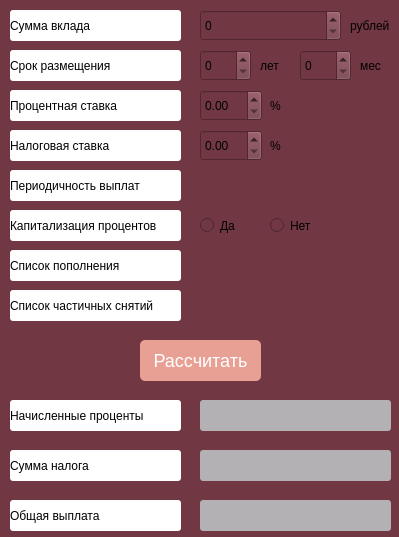
<?xml version="1.0" encoding="UTF-8"?>
<ui version="4.0">
 <class>Deposit</class>
 <widget class="QWidget" name="Deposit">
  <property name="geometry">
   <rect>
    <x>0</x>
    <y>0</y>
    <width>399</width>
    <height>537</height>
   </rect>
  </property>
  <property name="windowTitle">
   <string>Form</string>
  </property>
  <property name="styleSheet">
   <string notr="true">background-color:rgb(113, 56, 67);</string>
  </property>
  <widget class="QLabel" name="label">
   <property name="geometry">
    <rect>
     <x>10</x>
     <y>10</y>
     <width>171</width>
     <height>31</height>
    </rect>
   </property>
   <property name="styleSheet">
    <string notr="true">background-color: rgb(255, 255, 255);
color: rgb(0, 0, 0);
border-radius:3px;</string>
   </property>
   <property name="text">
    <string>Сумма вклада</string>
   </property>
  </widget>
  <widget class="QLabel" name="label_2">
   <property name="geometry">
    <rect>
     <x>10</x>
     <y>50</y>
     <width>171</width>
     <height>31</height>
    </rect>
   </property>
   <property name="styleSheet">
    <string notr="true">background-color: rgb(255, 255, 255);
color: rgb(0, 0, 0);
border-radius:3px;</string>
   </property>
   <property name="text">
    <string>Срок размещения</string>
   </property>
  </widget>
  <widget class="QLabel" name="label_3">
   <property name="geometry">
    <rect>
     <x>10</x>
     <y>90</y>
     <width>171</width>
     <height>31</height>
    </rect>
   </property>
   <property name="styleSheet">
    <string notr="true">background-color: rgb(255, 255, 255);
color: rgb(0, 0, 0);
border-radius:3px;</string>
   </property>
   <property name="text">
    <string>Процентная ставка</string>
   </property>
  </widget>
  <widget class="QLabel" name="label_4">
   <property name="geometry">
    <rect>
     <x>10</x>
     <y>130</y>
     <width>171</width>
     <height>31</height>
    </rect>
   </property>
   <property name="styleSheet">
    <string notr="true">background-color: rgb(255, 255, 255);
color: rgb(0, 0, 0);
border-radius:3px;</string>
   </property>
   <property name="text">
    <string>Налоговая ставка</string>
   </property>
  </widget>
  <widget class="QLabel" name="label_5">
   <property name="geometry">
    <rect>
     <x>10</x>
     <y>170</y>
     <width>171</width>
     <height>31</height>
    </rect>
   </property>
   <property name="styleSheet">
    <string notr="true">background-color: rgb(255, 255, 255);
color: rgb(0, 0, 0);
border-radius:3px;</string>
   </property>
   <property name="text">
    <string>Периодичность выплат</string>
   </property>
  </widget>
  <widget class="QLabel" name="label_6">
   <property name="geometry">
    <rect>
     <x>10</x>
     <y>210</y>
     <width>171</width>
     <height>31</height>
    </rect>
   </property>
   <property name="styleSheet">
    <string notr="true">background-color: rgb(255, 255, 255);
color: rgb(0, 0, 0);
border-radius:3px;</string>
   </property>
   <property name="text">
    <string>Капитализация процентов</string>
   </property>
  </widget>
  <widget class="QLabel" name="label_7">
   <property name="geometry">
    <rect>
     <x>10</x>
     <y>250</y>
     <width>171</width>
     <height>31</height>
    </rect>
   </property>
   <property name="styleSheet">
    <string notr="true">background-color: rgb(255, 255, 255);
color: rgb(0, 0, 0);
border-radius:3px;</string>
   </property>
   <property name="text">
    <string>Список пополнения</string>
   </property>
  </widget>
  <widget class="QLabel" name="label_8">
   <property name="geometry">
    <rect>
     <x>10</x>
     <y>290</y>
     <width>171</width>
     <height>31</height>
    </rect>
   </property>
   <property name="styleSheet">
    <string notr="true">background-color: rgb(255, 255, 255);
color: rgb(0, 0, 0);
border-radius:3px;</string>
   </property>
   <property name="text">
    <string>Список частичных снятий</string>
   </property>
  </widget>
  <widget class="QSpinBox" name="sum">
   <property name="geometry">
    <rect>
     <x>200</x>
     <y>10</y>
     <width>141</width>
     <height>31</height>
    </rect>
   </property>
   <property name="maximum">
    <number>1000000000</number>
   </property>
  </widget>
  <widget class="QLabel" name="label_9">
   <property name="geometry">
    <rect>
     <x>350</x>
     <y>10</y>
     <width>51</width>
     <height>31</height>
    </rect>
   </property>
   <property name="text">
    <string>рублей</string>
   </property>
  </widget>
  <widget class="QSpinBox" name="years">
   <property name="geometry">
    <rect>
     <x>200</x>
     <y>50</y>
     <width>51</width>
     <height>31</height>
    </rect>
   </property>
   <property name="maximum">
    <number>15</number>
   </property>
  </widget>
  <widget class="QSpinBox" name="mounths">
   <property name="geometry">
    <rect>
     <x>300</x>
     <y>50</y>
     <width>51</width>
     <height>31</height>
    </rect>
   </property>
   <property name="maximum">
    <number>11</number>
   </property>
  </widget>
  <widget class="QLabel" name="label_10">
   <property name="geometry">
    <rect>
     <x>260</x>
     <y>55</y>
     <width>31</width>
     <height>21</height>
    </rect>
   </property>
   <property name="text">
    <string>лет</string>
   </property>
  </widget>
  <widget class="QLabel" name="label_11">
   <property name="geometry">
    <rect>
     <x>360</x>
     <y>50</y>
     <width>31</width>
     <height>31</height>
    </rect>
   </property>
   <property name="text">
    <string>мес</string>
   </property>
  </widget>
  <widget class="QDoubleSpinBox" name="stavka">
   <property name="geometry">
    <rect>
     <x>200</x>
     <y>90</y>
     <width>62</width>
     <height>31</height>
    </rect>
   </property>
   <property name="maximum">
    <double>10.000000000000000</double>
   </property>
  </widget>
  <widget class="QLabel" name="label_12">
   <property name="geometry">
    <rect>
     <x>270</x>
     <y>95</y>
     <width>21</width>
     <height>21</height>
    </rect>
   </property>
   <property name="text">
    <string>%</string>
   </property>
  </widget>
  <widget class="QLabel" name="label_13">
   <property name="geometry">
    <rect>
     <x>270</x>
     <y>135</y>
     <width>21</width>
     <height>21</height>
    </rect>
   </property>
   <property name="text">
    <string>%</string>
   </property>
  </widget>
  <widget class="QDoubleSpinBox" name="nalog">
   <property name="geometry">
    <rect>
     <x>200</x>
     <y>130</y>
     <width>62</width>
     <height>31</height>
    </rect>
   </property>
   <property name="maximum">
    <double>10.000000000000000</double>
   </property>
  </widget>
  <widget class="QPushButton" name="calculate">
   <property name="geometry">
    <rect>
     <x>140</x>
     <y>340</y>
     <width>121</width>
     <height>41</height>
    </rect>
   </property>
   <property name="styleSheet">
    <string notr="true">QPushButton {
    border-radius:  5px;
    background-color: rgb(232, 159, 148);
    color:  rgb(255, 255, 255);
    font-size:  18px;
}

QPushButton:pressed {
    background-color:  rgb(169, 90, 81);
}</string>
   </property>
   <property name="text">
    <string>Рассчитать</string>
   </property>
  </widget>
  <widget class="QLabel" name="label_14">
   <property name="geometry">
    <rect>
     <x>10</x>
     <y>400</y>
     <width>171</width>
     <height>31</height>
    </rect>
   </property>
   <property name="styleSheet">
    <string notr="true">background-color: rgb(255, 255, 255);
color: rgb(0, 0, 0);
border-radius:3px;</string>
   </property>
   <property name="text">
    <string>Начисленные проценты</string>
   </property>
  </widget>
  <widget class="QLabel" name="label_15">
   <property name="geometry">
    <rect>
     <x>10</x>
     <y>450</y>
     <width>171</width>
     <height>31</height>
    </rect>
   </property>
   <property name="styleSheet">
    <string notr="true">background-color: rgb(255, 255, 255);
color: rgb(0, 0, 0);
border-radius:3px;</string>
   </property>
   <property name="text">
    <string>Сумма налога</string>
   </property>
  </widget>
  <widget class="QLabel" name="label_16">
   <property name="geometry">
    <rect>
     <x>10</x>
     <y>500</y>
     <width>171</width>
     <height>31</height>
    </rect>
   </property>
   <property name="styleSheet">
    <string notr="true">background-color: rgb(255, 255, 255);
color: rgb(0, 0, 0);
border-radius:3px;</string>
   </property>
   <property name="text">
    <string>Общая выплата</string>
   </property>
  </widget>
  <widget class="QLabel" name="dohod">
   <property name="geometry">
    <rect>
     <x>200</x>
     <y>400</y>
     <width>191</width>
     <height>31</height>
    </rect>
   </property>
   <property name="styleSheet">
    <string notr="true">background-color: rgb(179, 177, 180);
border-radius:3px;</string>
   </property>
   <property name="text">
    <string/>
   </property>
  </widget>
  <widget class="QLabel" name="nalogi">
   <property name="geometry">
    <rect>
     <x>200</x>
     <y>450</y>
     <width>191</width>
     <height>31</height>
    </rect>
   </property>
   <property name="styleSheet">
    <string notr="true">background-color: rgb(179, 177, 180);
border-radius:3px;</string>
   </property>
   <property name="text">
    <string/>
   </property>
  </widget>
  <widget class="QLabel" name="total">
   <property name="geometry">
    <rect>
     <x>200</x>
     <y>500</y>
     <width>191</width>
     <height>31</height>
    </rect>
   </property>
   <property name="styleSheet">
    <string notr="true">background-color: rgb(179, 177, 180);
border-radius:3px;</string>
   </property>
   <property name="text">
    <string/>
   </property>
  </widget>
  <widget class="QRadioButton" name="yes">
   <property name="geometry">
    <rect>
     <x>200</x>
     <y>210</y>
     <width>51</width>
     <height>31</height>
    </rect>
   </property>
   <property name="text">
    <string>Да</string>
   </property>
  </widget>
  <widget class="QRadioButton" name="no">
   <property name="geometry">
    <rect>
     <x>270</x>
     <y>210</y>
     <width>51</width>
     <height>31</height>
    </rect>
   </property>
   <property name="text">
    <string>Нет</string>
   </property>
  </widget>
 </widget>
 <resources/>
 <connections/>
</ui>
